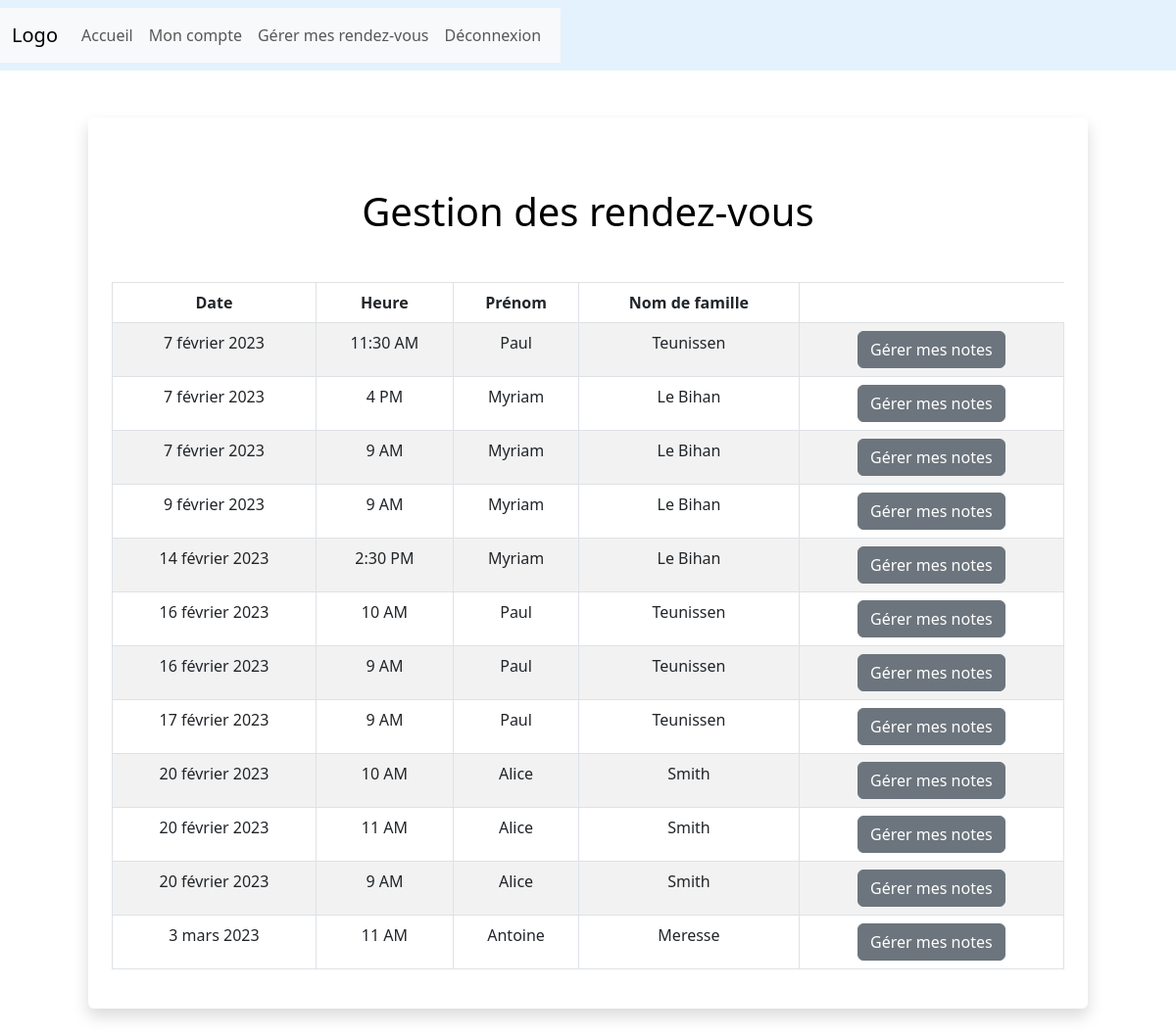
Screenshot of /historique-staff/ (signed in) with the database file from the repository.
### bookingapp/models.py (models this page shows, shortened)
class Appointment(models.Model):
    user = models.ForeignKey(User, on_delete=models.CASCADE, null=True, blank=True)
    day = models.DateField(default=datetime.now)
    time = models.CharField(max_length=10, choices=TIME_CHOICES, default=("9 AM"))
    time_ordered = models.DateTimeField(default=datetime.now, blank=True)
    notes = models.TextField(blank=True)
    motif = models.CharField(max_length=100, null=True, blank=True)

### bookingapp/views.py (the view)
# urls.py: path('historique-staff/', views.staff_history, name='staff_history'),
def staff_history(request):
    old_items = Appointment.objects.filter(day__lt=datetime.now().date()).order_by('day', 'time')
    return render(request, 'staff_history.html', {'old_items':old_items})

### bookingapp/templates/bookingapp/staff_history.html (shortened to what this page needs)
{% extends 'base.html' %}
{% block content %}
{% if user.is_staff %}
{% if user.is_authenticated %}
<div class="shadow p-4 mb-5 bg-body bg-body rounded text-black  m-5 ">
  <h1 class="text-center mt-5 mb-5">Gestion des rendez-vous</h1>
  <div class="table-responsive">
    <table class="table table-bordered table-striped table-hover mx-auto">
      <thead>
        <tr>
          <th class="text-center" scope="col">Date</th>
          <th class="text-center" scope="col">Heure</th>
          <th class="text-center" scope="col">Prénom</th>
          <th class="text-center" scope="col">Nom de famille</th>
        </tr>
      </thead>
      <tbody id="myTable">
        {% for old_item in old_items %}
        <tr>
          <td class="text-center">{{old_item.day}}</td>
          <td class="text-center">{{old_item.time}}</td>
          <td class="text-center">{{old_item.user.first_name}}</td>
          <td class="text-center">{{old_item.user.last_name}}</td>
          <td class="text-center">
            <a class="btn btn-secondary" href="{% url 'appointment_detail' old_item.id %}">Gérer mes notes</a>
          </td>
          {% endfor %}
        </tbody>
    </table>
  </div>
</div>
{% else %}
<div class="shadow p-4 mb-5 bg-body bg-body rounded text-black  m-5">
  <h1 class="p-2  ms-3">Connecte toi d'abord !</h1>
  <a href="{% url 'login' %}" class="btn btn-secondary text-white">Se connecter</a>
</div>
{% endif %}
{% endif %}
{% endblock %}

### templates/base.html (shortened to what this page needs)
<!DOCTYPE html>
<html lang="fr">
<head>
  <link href="https://cdn.jsdelivr.net/npm/bootstrap@5.3.0-alpha1/dist/css/bootstrap.min.css" rel="stylesheet">
</head>
<div class="navbar" style="background-color: #e3f2fd;">
  <nav class="navbar navbar-expand-lg bg-body-tertiary">
    <div class="container-fluid">
      <a class="navbar-brand" href='#'>Logo</a>
      <div class="navbar-nav">
        <a class="nav-link" href={% url 'home'%}>Accueil</a>
        {% if user.is_authenticated %}
          {%if user.is_staff%}
            <a class="nav-link" href={% url 'user_infos'%}>Mon compte</a>
            <a class="nav-link" href={% url 'staff_appointment'%}>Gérer mes rendez-vous</a>
            <a class="nav-link" href={% url 'logout' %}>Déconnexion</a>
          {%else%}
            <a class="nav-link" href={% url 'user_infos'%}>Mon compte</a>
            <a class="nav-link" href={% url 'user_appointment'%}>Mes rendez-vous</a>
            <a class="nav-link" href={% url 'logout' %}>Déconnexion</a>
            <a class="nav-link btn btn-secondary text-white" href={% url 'booking'%}>Prendre rendez-vous</a>
          {%endif%}
        {%else%}
          <a class="nav-link" href={% url 'login' %}>Connexion</a>
          <a class="nav-link" href={% url 'register' %}>Inscription</a>
        {% endif %}
      </div>
    </div>
  </nav>
</div>
<body>
  <div class="container">
  {% block content %}
  {% endblock %}
  </div>
</body>
</html>

### rows the page displays
Appointment: day "7 février 2023", time "11:30 AM", user.first_name "Paul", user.last_name "Teunissen"
Appointment: day "7 février 2023", time "4 PM", user.first_name "Myriam", user.last_name "Le Bihan"
Appointment: day "7 février 2023", time "9 AM", user.first_name "Myriam", user.last_name "Le Bihan"
Appointment: day "9 février 2023", time "9 AM", user.first_name "Myriam", user.last_name "Le Bihan"
Appointment: day "14 février 2023", time "2:30 PM", user.first_name "Myriam", user.last_name "Le Bihan"
Appointment: day "16 février 2023", time "10 AM", user.first_name "Paul", user.last_name "Teunissen"
Appointment: day "16 février 2023", time "9 AM", user.first_name "Paul", user.last_name "Teunissen"
Appointment: day "17 février 2023", time "9 AM", user.first_name "Paul", user.last_name "Teunissen"
Appointment: day "20 février 2023", time "10 AM", user.first_name "Alice", user.last_name "Smith"
Appointment: day "20 février 2023", time "11 AM", user.first_name "Alice", user.last_name "Smith"
Appointment: day "20 février 2023", time "9 AM", user.first_name "Alice", user.last_name "Smith"
Appointment: day "3 mars 2023", time "11 AM", user.first_name "Antoine", user.last_name "Meresse"
